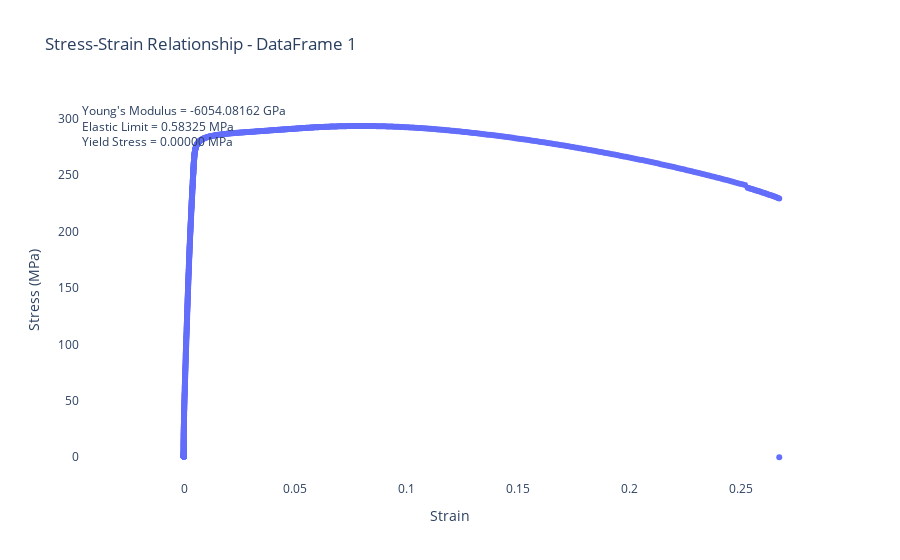
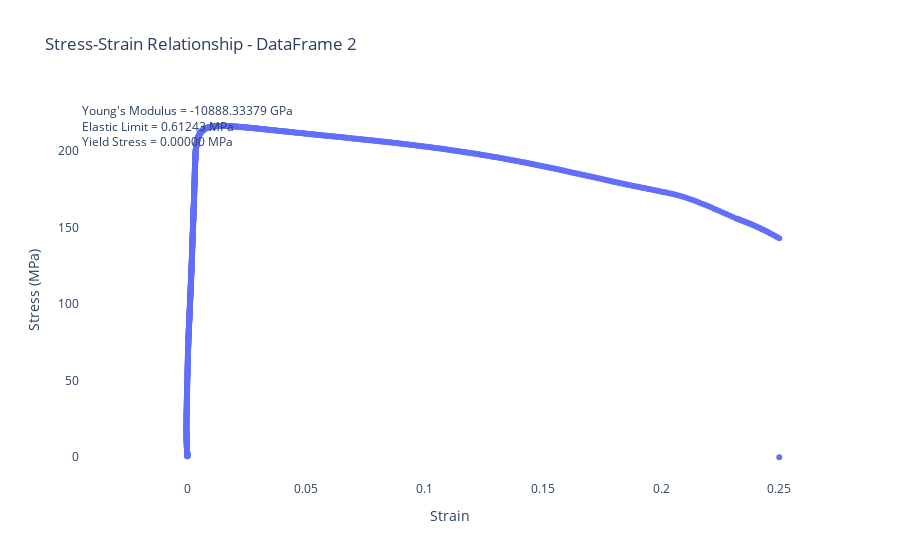

The notebook cell saved with these charts, in order:
### Code cell
figures = []

# Function to create the plot and annotations
def create_plot(df, title):
    fig = go.Figure()
    fig.add_trace(go.Scatter(x=df['Strain'], y=df['Stress_MPa'], mode='markers', name='Data Points'))

    ElasticLimit = df['Stress_MPa'][0]
    Modulus = ElasticLimit / df['Strain'][0]
    YieldPoint = df['Stress_MPa'].min()

    annot_text = f"Young's Modulus = {Modulus:.5f} GPa<br>" \
                 f"Elastic Limit = {ElasticLimit:.5f} MPa<br>" \
                 f"Yield Stress = {YieldPoint:.5f} MPa"
    fig.add_annotation(x=0, y=max(df['Stress_MPa']), text=annot_text, align="left", showarrow=False)

    fig.update_layout(
        xaxis_title='Strain',
        yaxis_title='Stress (MPa)',
        title=title,
        plot_bgcolor='white',
        legend=dict(x=0.7, y=0.98)
    )
    return fig

fig_1 = create_plot(df_1, 'Stress-Strain Relationship - DataFrame 1')
figures.append(fig_1)

fig_2 = create_plot(df_2, 'Stress-Strain Relationship - DataFrame 2')
figures.append(fig_2)

for fig in figures:
    fig.show()

### Figure 1 — Plotly figure (JSON) as saved in the notebook; plotly's stock layout.template omitted (floating-point values rounded to 4 significant figures; data arrays with more than 128 entries replaced by an {"elided": "..."} marker saying what was removed)
{"data": [{"mode": "markers", "name": "Data Points", "type": "scatter", "x": {"elided": "1005 float values"}, "y": {"elided": "1005 float values"}}], "layout": {"annotations": [{"align": "left", "showarrow": false, "text": "Young's Modulus = -6054.08162 GPa<br>Elastic Limit = 0.58325 MPa<br>Yield Stress = 0.00000 MPa", "x": 0, "y": 293.5}], "autosize": true, "legend": {"x": 0.7, "y": 0.98}, "plot_bgcolor": "white", "title": {"text": "Stress-Strain Relationship - DataFrame 1"}, "xaxis": {"autorange": true, "range": [-0.0536, 0.286], "title": {"text": "Strain"}, "type": "linear"}, "yaxis": {"autorange": true, "range": [-26.58, 348.7], "title": {"text": "Stress (MPa)"}, "type": "linear"}}}

### Figure 2 — Plotly figure (JSON) as saved in the notebook; plotly's stock layout.template omitted (floating-point values rounded to 4 significant figures; data arrays with more than 128 entries replaced by an {"elided": "..."} marker saying what was removed)
{"data": [{"mode": "markers", "name": "Data Points", "type": "scatter", "x": {"elided": "1130 float values"}, "y": {"elided": "1130 float values"}}], "layout": {"annotations": [{"align": "left", "showarrow": false, "text": "Young's Modulus = -10888.33379 GPa<br>Elastic Limit = 0.61243 MPa<br>Yield Stress = 0.00000 MPa", "x": 0, "y": 216.5}], "autosize": true, "legend": {"x": 0.7, "y": 0.98}, "plot_bgcolor": "white", "title": {"text": "Stress-Strain Relationship - DataFrame 2"}, "xaxis": {"autorange": true, "range": [-0.05219, 0.2677], "title": {"text": "Strain"}, "type": "linear"}, "yaxis": {"autorange": true, "range": [-19.61, 257.2], "title": {"text": "Stress (MPa)"}, "type": "linear"}}}
